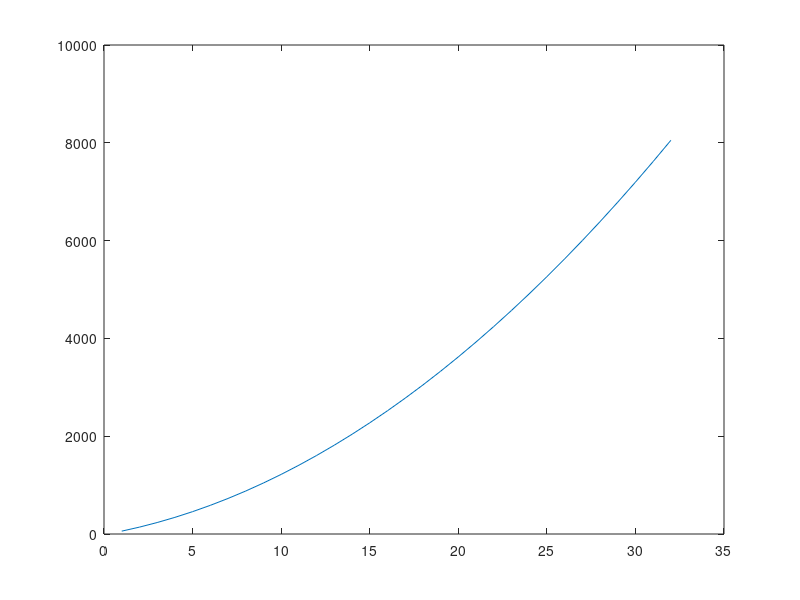

Write MATLAB code to recreate this figure.
start = 5;
inc = 6;
t = zeros(1,32);

for i = 1:32
    t(i) = start*48000/4096;
    inc = inc + 1;
    start = start + inc;
end 

plot(t)